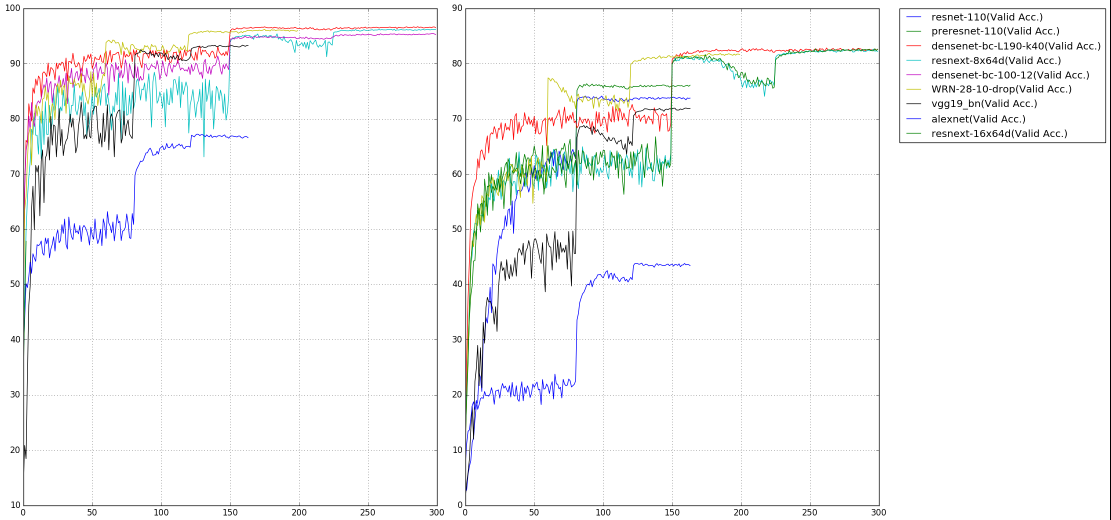
#> input picture ketisdk/vision/detector/classifier/classification_utils/images/cifar.png, 2222 x 1039 px (shown at 1/2 size)
$ python -i proc_utils.py   (imports and definitions only)   (older library calls are emulated)
#> lines starting #> are read from the running program, lines starting #| are printed output that depends on the picture
#> further down, picture is the input picture: shape (1039, 2222, 3); mean B, G, R 247.7, 247.6, 247.2
import random
import numpy as np
from matplotlib import pyplot as plt
import configparser
from datetime import datetime
import imghdr
from matplotlib.path import Path
import json
import argparse

import cv2
import os
import math
from scipy import optimize
import copy
import platform
from copy import deepcopy
from shutil import copyfile

# import pyrealsense2 as rs
import shutil
import csv


color_base_list = [(0,0,255), (0,255,0), (255, 0, 0), (0,255,255), (255,255,0), (255,0,255)]
ncolor_base = len(color_base_list)

key_base_list = ['q', 'w', 'e', 'r', 't', 'y', 'u', 'i', 'o', 'p',
                 'a', 's', 'd', 'f', 'g', 'h', 'j', 'k', 'l',
                 'z', 'x', 'c', 'v', 'b', 'n']

class BasDataObj():
    def fromdict(self, data_dict):
        for attr in data_dict:
            self.__setattr__(attr, data_dict[attr])

    # [7 lines left out: function todict, not called in this run]


class ProcUtils():
    # [28 lines left out: functions read_csv, open_dir, imshow, is_exist, not called in this run]

    def rmdir(self, path):
        if os.path.exists(path): shutil.rmtree(path)

    # [181 lines left out: functions remove_confile_section, select_confile_section, replace_confile_value, read_txt_file, cfgfile2text, confile2singleValue and 9 more, not called in this run]


    def rotateXY(self, x, y, theta, org=(0, 0)):
        xo, yo = self.rotateXY_float(x,y,theta, org)
        return (int(xo), int(yo))

    # [140 lines left out: functions rotateXY_array, bbox_iou, bbox_max_iou, box_relates, check_overlap_boxes_list, nms_boxes, not called in this run]

    def fix_size(self, im, size_out=(105, 105), fill=True, val=255):
        """ fix image to a fix size"""
#> called with size_out = (105, 105), fill = True, val = 255

        if size_out == (0, 0):
            return im

        h, w = im.shape[:2]
#> h = 1039; w = 2222
        h_o, w_o = size_out

        if len(im.shape) > 2:
            value = (val, val, val)
        else:
            value = val

        if (h, w) == (h_o, w_o):
            return im

        fx, fy = w_o / w, h_o / h
#> fx = 0.0473; fy = 0.101

        if fx < fy:
            w_s, h_s = w_o, int(fx * h)  # h_s<h_o
#> w_s = 105; h_s = 49

            im_s = cv2.resize(im, dsize=(w_s, h_s), interpolation=cv2.INTER_CUBIC)
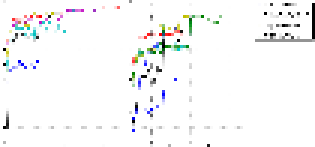
#> im_s: shape (49, 105, 3) (shown 3 times larger); mean B, G, R 247.3, 247, 246.7
            if not fill: return im_s

            left, right = 0, 0
            top = int((h_o - h_s) / 2)
#> top = 28
            bottom = h_o - (h_s + top)
#> bottom = 28
            out = cv2.copyMakeBorder(im_s, top, bottom, left, right, borderType=cv2.BORDER_CONSTANT, value=value)
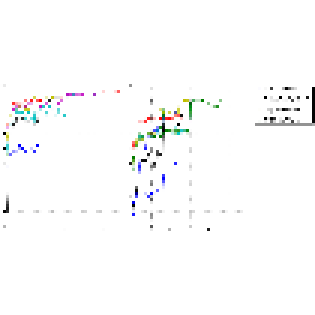
#> out: shape (105, 105, 3) (shown 3 times larger); mean B, G, R 251.4, 251.3, 251.1


        elif fy < fx:
            w_s, h_s = int(fy * w), h_o  # w_s<w_o

            im_s = cv2.resize(im, dsize=(w_s, h_s), interpolation=cv2.INTER_CUBIC)
            if not fill: return im_s

            top, bottom = 0, 0
            left = int((w_o - w_s) / 2)
            right = w_o - (w_s + left)
            out = cv2.copyMakeBorder(im_s, top, bottom, left, right, borderType=cv2.BORDER_CONSTANT, value=value)
        else:
            out = cv2.resize(im, dsize=(w_o, h_o), interpolation=cv2.INTER_CUBIC)

        return out

    # [82 lines left out: functions resize_im, crop_im, unresize_im, clscr, correct_cropsize, not called in this run]


    def get_current_time_str(self, format='%Y%m%d%H%M%S%f'):
        return datetime.now().strftime(format)

    def get_time_name(self, format='%Y%m%d%H%M%S%f'):
        return self.get_current_time_str(format=format)

    # [4 lines left out: function isimpath, not called in this run]

    def isexists(self, path):
        if path is None: return False
        return os.path.exists(path)

    def get_dtype_name(self, anyObj):
        return type(anyObj).__name__

    # [15 lines left out: function get_value_from_express, not called in this run]

    def pt2pt_distance(self, pt1, pt2):
        return np.linalg.norm(np.array(pt1)-np.array(pt2))


    # [18 lines left out: function get_cfg_from_file, not called in this run]

class Regression():
    # [32 lines left out: function fitting_surface, not called in this run]


class VisUtils():
    # [61 lines left out: functions show_surface, draw_texts_blend, imshow, not called in this run]


    # int_ = lambda x: int(round(x))


class PolyUtils():

    # [31 lines left out: functions polys2lefttops, poly2rect, poly2box, not called in this run]

    def box2poly(self, bbox):
        left, top, right, bottom = bbox
        return [(left, top), (right, top), (right, bottom), (left, bottom)]

    # [30 lines left out: functions rect2poly, poly2mask, mask2poly, not called in this run]


    def poly2maskpts(self, poly, max_shape=None):
        mask = self.poly2mask(poly, max_shape)
        return MaskUtils().mask2pts(mask)

    # [83 lines left out: functions draw_poly, draw_polys, get_cls_color_dict, draw_polys_from_json, not called in this run]

class MaskUtils():
    """Binary mask Utils"""
    def mask2pts(self,mask):
        Y, X = np.where(mask)
        return [(x, y) for x, y in zip(X, Y)]

    def mask2boundlocs(self, mask, r=2):
        s = 2*r+1
        return np.where(mask - cv2.erode(mask, np.ones((s,s), 'uint8')))

    # [24 lines left out: functions sparse_mask, showCTmask, not called in this run]


    def inst2color(self, cls_ind, inst_ind, step=0.02):
        return (step, cls_ind * step, inst_ind * step, 1.0)

    # [71 lines left out: functions rgb2inst, inst2rgb, extract_ints_mask, inst2boxes, not called in this run]

class Rect():
    # [15 lines left out: function __init__, not called in this run]

    def diag(self):
        return np.linalg.norm(np.array((self.height, self.width)))

    def center_bias(self, pts):
        dd_array = np.array(pts) - np.vstack([(self.xc, self.yc)]*len(pts))
        return np.linalg.norm(dd_array, axis=1)/(self.diag()/2)

        # return ProcUtils().pt2pt_distance(pt, (self.xc, self.yc)) / (self.diag()/2)
        #dx, dy = abs(pt[0]-self.xc), abs(pt[1]-self.yc)
        ##eturn max(dx, dy)/(self.maxsize/2)

    def copy(self):
        return Rect(pt1=self.lefttop, pt2=self.rightbottom)


class WorkSpace():
    """
    :param pts: list of points (tuple) (x,y)
    :param rect: list of 2 points [(x1, y1), (x2, y2)]
    :param max_shape: (xmax, ymax)
    """

    # [22 lines left out: functions __init__, infer, set_bbox3d, not called in this run]

    def poly_path(self):
        return Path(self.pts)

    def get_mask(self):
        return PolyUtils().poly2mask(poly=self.pts)

    def get_mask_pts(self):
        mask = self.get_mask()
        return MaskUtils().mask2pts(mask=mask)

    # [9 lines left out: functions get_bound_mask, get_bound_margin, not called in this run]


    def get_bound_mask_pts(self):
        bound_mask = self.get_bound_mask()
        return MaskUtils().mask2pts(mask=bound_mask)

    # [28 lines left out: functions correct_ws, contain_points, contain_boxes, not called in this run]

    def bound_pt(self, pt):
        pts_list = self.get_bound_mask_pts()
        return pt in pts_list

    # [5 lines left out: function center_bias, not called in this run]

    def copy(self):
        return WorkSpace(pts=self.pts, bbox=self.bbox, bound_margin=self.bound_margin)

class CFG(BasDataObj):
    # [20 lines left out: function __init__, not called in this run]

    def keys(self):
        return [key for key in self.__dir__() if not callable(getattr(self,key)) and '__' not in key]

    # [71 lines left out: functions copy, section_seperated, merge_with, write, flatten, to_string and 1 more, not called in this run]


from time import time
class Timer():
    def __init__(self):
        self.reset()

    def reset(self):
        self.times = [time(),]
        self.labels = []

    def len(self):
        return len(self.times)

    def pin_time(self, label='NaN'):
        self.add_time(label=label)
        return self.times[-1] - self.times[-2]

    def add_time(self, label='NaN'):
        self.times.append(time())
        self.labels.append(label)

    def run_time(self):
        if self.len()<2: self.add_time()
        return self.times[-1] - self.times[0]

    def fps(self):
        return 1/self.run_time()

    # [20 lines left out: functions run_time_str, pin_times_str, not called in this run]

    def get_pinned_time(self, label):
        ind = self.labels.index(label)
        return self.times[ind+1]-self.times[ind]

class ArrayUtils():
    # [19 lines left out: functions copyfile, k_mean_cluster, pt_in_box, not called in this run]

    def rot90(self,x,y, w,h, clockwise=True):
        if clockwise: return (h-y, x)
        else: return (y, w-x)

    def unrot90(self,x,y, w,h, clockwise=True):
        if clockwise: return (y, h-x)
        else: return (w - y, x)


    # [146 lines left out: functions crop_im, resize, fix_resize_scale, pt_in_im_range, append_array, concat_fixsize and 3 more, not called in this run]

    def get_mat_normal_map_U8(self, mat_in, nb_mean=False):
        return np.abs(255*self.get_mat_normal_map(mat_in=mat_in, nb_mean=nb_mean)).astype('uint8')

    # [448 lines left out: functions get_mat_normal_map, get_mat_normals, matto3Dmat, repmat, get_3point_normals_mat, get_npoints_normal and 18 more, not called in this run]

    def piecewise_linear(self, x, x0, y0, k1, k2):
        return np.piecewise(x, [x < x0], [lambda x: k1 * x + y0 - k1 * x0, lambda x: k2 * x + y0 - k2 * x0])

    def piecewise_linear_regress(self, X, Y):
        p,e = optimize.curve_fit(self.piecewise_linear, X, Y)
        return p,e

    # [20 lines left out: functions rect_crop, crop_array_patch, not called in this run]


# [2 lines not run here, left out]

>>> import cv2
>>> picture = cv2.imread('../vision/detector/classifier/classification_utils/images/cifar.png')
>>> result = ProcUtils().fix_size(picture)
